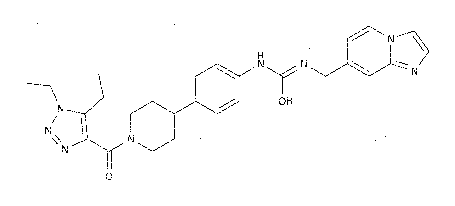
#> input picture Challenge_Bristol_Mayer_Squib/images/mol.png, 455 x 206 px, found by its file name
$ jupyter execute --allow-errors main.ipynb
#> lines starting #> are read from the running program, lines starting #| are printed output that depends on the picture; after the words box and inside, x2 and y2 are one past the last pixel; in counts of white or black regions, pixels touching at a corner belong together
### Challenge_Bristol_Mayer_Squib/improve_quality/quality_imp.py
import cv2
import numpy as np
import pandas as pd
from matplotlib import pyplot as plt


def quality_imp(img, tupel):

    kernel = np.ones(tupel, np.uint8)
    erosion = cv2.erode(img,kernel,iterations=1)

    return erosion

### Challenge_Bristol_Mayer_Squib/object_detection/object_detection.py
import cv2
import numpy as np
from matplotlib import pyplot as plt
from PIL import Image

def fill_rings(im):

    gray = cv2.cvtColor(im, cv2.COLOR_BGR2GRAY)
    blurred = cv2.GaussianBlur(gray, (5, 5), 0)
    vcnts, thresh = cv2.threshold(blurred, 60, 255, cv2.THRESH_BINARY_INV)

    contours, hierarchy = cv2.findContours(thresh, cv2.RETR_EXTERNAL,cv2.CHAIN_APPROX_SIMPLE)

    canvas = np.ones(gray.shape, np.uint8)

    for cnt in contours:
        cv2.drawContours(canvas, [cnt], -1, (0, 0, 255),-1)

    # remove the contours from the image and show the resulting images
    img = cv2.bitwise_and(im, im, mask=canvas)

    return img


def get_ring_coordinates(img):

    kernel = np.ones((14,14), np.uint8)
    img = cv2.morphologyEx(img, cv2.MORPH_CLOSE, kernel, iterations=1)

    gray = cv2.cvtColor(img, cv2.COLOR_BGR2GRAY)
    blurred = cv2.GaussianBlur(gray, (5, 5), 0)

    vcnts, thresh = cv2.threshold(blurred, 90, 255, cv2.THRESH_BINARY_INV)

    contours, hierarchy = cv2.findContours(thresh, cv2.RETR_EXTERNAL,cv2.CHAIN_APPROX_SIMPLE)

    canvas2 = np.ones(img.shape, np.uint8)

    rings = []
    for cnt in contours:
        for i in range(1,5):
            p = i/100
            approx = cv2.approxPolyDP(cnt,p*cv2.arcLength(cnt,True),True)
            if len(approx)==6:
                cv2.drawContours(canvas2, [cnt], -1, (255, 255, 255),-1)
                rings.append(cnt)
                break

    return rings, canvas2


def get_double_bond_image(img):

    kernel = np.ones((10,10),np.uint8)
    img = cv2.erode(img,kernel,iterations = 1)
    kernel = np.ones((12,12),np.uint8)
    img = cv2.dilate(img,kernel,iterations = 1)

    gray = cv2.cvtColor(img, cv2.COLOR_BGR2GRAY)
    blurred = cv2.GaussianBlur(gray, (5, 5), 0)

    vcnts, thresh = cv2.threshold(blurred, 250, 255, cv2.THRESH_BINARY_INV)

    contours, hierarchy = cv2.findContours(thresh, cv2.RETR_EXTERNAL,cv2.CHAIN_APPROX_SIMPLE)

    mask = np.ones(img.shape, np.uint8)

    for cnt in contours:
        cv2.drawContours(mask, [cnt], -1, (255, 255, 255),-1)

    mask = 255-mask
    return mask


def get_d_bond_and_letter_coordinates(mask):

    font = cv2.FONT_HERSHEY_COMPLEX
    img = mask

    gray = cv2.cvtColor(img, cv2.COLOR_BGR2GRAY)
    blurred = cv2.GaussianBlur(gray, (5, 5), 0)

    vcnts, thresh = cv2.threshold(blurred, 40, 255, cv2.THRESH_BINARY_INV)

    contours, hierarchy = cv2.findContours(thresh, cv2.RETR_EXTERNAL,cv2.CHAIN_APPROX_SIMPLE)

    i = 0
    w_sum = 0.0
    h_sum = 0.0
    for cnt in contours:
        approx = cv2.approxPolyDP(cnt, 0.03*cv2.arcLength(cnt, True), True)
        (x, y, w, h) = cv2.boundingRect(approx)
        w_sum += w
        h_sum += h
        i+=1

    w_avg = w_sum/i
    h_avg = h_sum/i

    letters = []
    d_bond = []
    for cnt in contours:
        approx = cv2.approxPolyDP(cnt, 0.02*cv2.arcLength(cnt, True), True)
        cv2.drawContours(img, [approx], 0, (0), 1)

        (x, y, w, h) = cv2.boundingRect(approx)
        ar = w / float(h)

        # No important point
        if w <= 1.2*w_avg and w <= 0.1*w_avg and h <= 1.2*h_avg and h <= 0.1*h_avg:
            continue

        # Is a letter
        if w <= 1.2*w_avg and h <= 1.2*h_avg:
            cv2.putText(img, "z", (x, y), font, 1, (0))
            letters.append(cnt)

        # is a double bond
        else:
            cv2.putText(img, "b", (x, y), font, 1, (0))
            d_bond.append(cnt)

    return img, letters, d_bond

### Challenge_Bristol_Mayer_Squib/main.ipynb
[cell 1]
import numpy as np
import cv2
from improve_quality.quality_imp import quality_imp
from object_detection.object_detection import (
    fill_rings,
    get_ring_coordinates,
    get_double_bond_image,
    get_d_bond_and_letter_coordinates
)
from matplotlib import pyplot as plt

[cell 2]
# improve image quality
image = cv2.imread("mol.png")
#> image is the input picture: shape (206, 455, 3); 99% white; black in thin lines or dots, all inside (x1, y1, x2, y2) = (27, 23, 429, 180)

qual_img = quality_imp(image, (6,6))
#> in quality_imp, `erosion = cv2.erode(img,kernel,iterations=1)`:
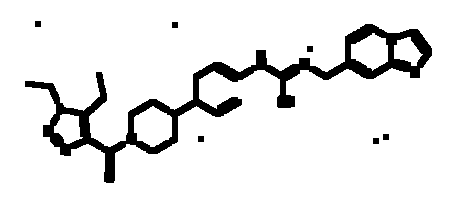
#> erosion: shape (206, 455, 3); 91% white; 7 black regions, largest, box (x1, y1, x2, y2) and area: (25, 24, 432, 183) 8184, (35, 21, 41, 27) 36, (172, 22, 178, 28) 36

# fill rings
img2 = fill_rings(qual_img)
#> in fill_rings, `vcnts, thresh = cv2.threshold(blurred, 60, 255, cv2.THRESH_BINARY_INV)`:
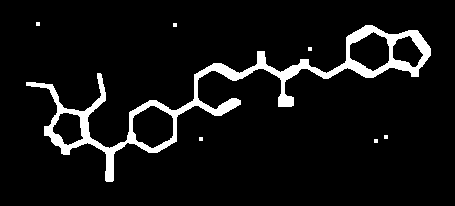
#> thresh: shape (206, 455); 7.1% white; 7 white regions (6 under 20 px)
#> in fill_rings, `contours, hierarchy = cv2.findContours(thresh, cv2.RETR_EXTERNAL,cv2.C..`: contours = 7 contours, 6 with area under 20; largest, box (x1, y1, x2, y2) and area: (26, 25, 431, 182) 9370
#> the loop in fill_rings, `for cnt in contours:` made 7 passes
#> cnt on passes 1, 2, 3, 4, 6, 7: [[374, 139], [374, 142], [377, 142], [377, 139]], [[199, 137], [199, 140], [202, 140], [202, 137]], [[384, 135], [384, 138], [387, 138], [387, 135]], [[308, 47], [308, 50], [311, 50], [311, 47]], [[173, 23], [173, 26], [176, 26], [176, 23]], [[36, 22], [36, 25], [39, 25], [39, 22]]
#> after the loop in fill_rings, `for cnt in contours:`:
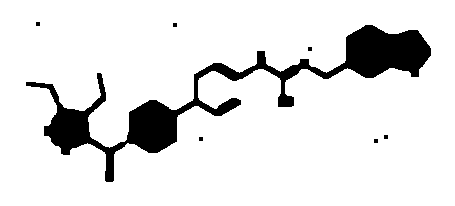
#> canvas: shape (206, 455); values 0 (black) and 1 (white), 89.2% white; 7 black regions (6 under 20 px), largest, box (x1, y1, x2, y2) and area: (26, 25, 431, 182) 10065
#> in fill_rings, `img = cv2.bitwise_and(im, im, mask=canvas)`: img: shape (206, 455, 3); 87.6% white; 7 black regions, largest, box (x1, y1, x2, y2) and area: (25, 24, 432, 183) 11380, (35, 21, 41, 27) 36, (172, 22, 178, 28) 36

rings, img_rings = get_ring_coordinates(img2)
#> in get_ring_coordinates, `img = cv2.morphologyEx(img, cv2.MORPH_CLOSE, kernel, iterations=1)`:
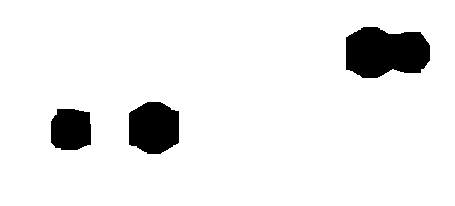
#> img: shape (206, 455, 3); 92.5% white; 3 black regions, box (x1, y1, x2, y2) and area: (346, 27, 430, 78) 3421, (129, 102, 179, 154) 2185, (51, 109, 91, 150) 1465
#> in get_ring_coordinates, `vcnts, thresh = cv2.threshold(blurred, 90, 255, cv2.THRESH_BINARY_INV)`: thresh: shape (206, 455); 7.4% white; 3 white regions
#> in get_ring_coordinates, `contours, hierarchy = cv2.findContours(thresh, cv2.RETR_EXTERNAL,cv2.C..`: contours = 3 contours; box (x1, y1, x2, y2) and area: (346, 27, 430, 78) 3264, (129, 102, 179, 154) 2070, (51, 109, 91, 150) 1372
#> the loop in get_ring_coordinates, `for cnt in contours:` made 3 passes
#> after the loop in get_ring_coordinates, `for cnt in contours:`: canvas2: shape (206, 455, 3); values 1 (black) and 255 (white), 7.4% white; 3 white regions
#> after the loop in get_ring_coordinates, `for cnt in contours:`: rings has the same summary as contours
#> rings has the same summary as contours in get_ring_coordinates
#print(rings)

# double_bonds image
img = image.copy()
mask = get_double_bond_image(img)
#> in get_double_bond_image, `img = cv2.erode(img,kernel,iterations = 1)`: img: shape (206, 455, 3); 85.5% white; 6 black regions, box (x1, y1, x2, y2) and area: (23, 22, 434, 185) 12960, (371, 132, 391, 146) 200, (33, 19, 43, 29) 100, (170, 20, 180, 30) 100, (305, 44, 315, 54) 100, (196, 134, 206, 144) 100
#> in get_double_bond_image, `img = cv2.dilate(img,kernel,iterations = 1)`: img: shape (206, 455, 3); 99.2% white; 21 black regions (6 under 20 px), largest, box (x1, y1, x2, y2) and area: (108, 150, 112, 180) 90, (83, 114, 88, 142) 86, (410, 33, 429, 58) 72
#> in get_double_bond_image, `vcnts, thresh = cv2.threshold(blurred, 250, 255, cv2.THRESH_BINARY_INV)`:
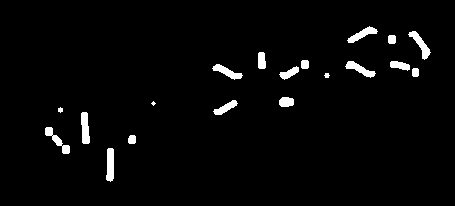
#> thresh: shape (206, 455); 2.7% white; 19 white regions (1 under 20 px)
#> in get_double_bond_image, `contours, hierarchy = cv2.findContours(thresh, cv2.RETR_EXTERNAL,cv2.C..`: contours = 19 contours, 3 with area under 20; largest, box (x1, y1, x2, y2) and area: (106, 148, 114, 182) 196, (408, 31, 431, 60) 191, (81, 112, 90, 144) 190, (345, 61, 376, 78) 174, (45, 127, 70, 154) 172
#> the loop in get_double_bond_image, `for cnt in contours:` made 19 passes
#> cnt on pass 6: [[153, 101], [151, 103], [153, 105], [155, 103]]
#> after the loop in get_double_bond_image, `for cnt in contours:`: mask: shape (206, 455, 3); values 1 (black) and 255 (white), 2.7% white; 19 white regions (1 under 20 px), largest, box (x1, y1, x2, y2) and area: (106, 148, 114, 182) 233, (81, 112, 90, 144) 227, (408, 31, 431, 60) 225

img, letters, double_bond = get_d_bond_and_letter_coordinates(mask)
#> in get_d_bond_and_letter_coordinates, `font = cv2.FONT_HERSHEY_COMPLEX`: font = 3
#> in get_d_bond_and_letter_coordinates, `blurred = cv2.GaussianBlur(gray, (5, 5), 0)`:
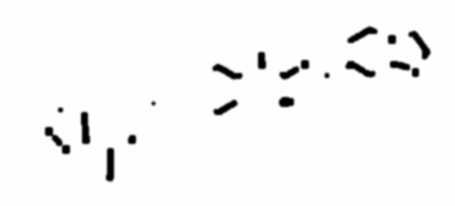
#> blurred: shape (206, 455); min 0, max 254, mean 247.2
#> in get_d_bond_and_letter_coordinates, `vcnts, thresh = cv2.threshold(blurred, 40, 255, cv2.THRESH_BINARY_INV)`:
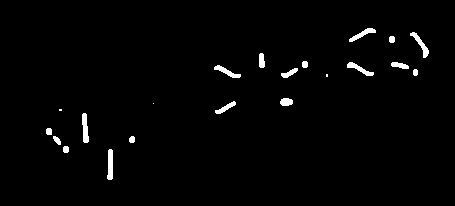
#> thresh: shape (206, 455); 1.7% white; 21 white regions (3 under 20 px)
#> in get_d_bond_and_letter_coordinates, `contours, hierarchy = cv2.findContours(thresh, cv2.RETR_EXTERNAL,cv2.C..`: contours = 21 contours, 3 with area under 20; largest, box (x1, y1, x2, y2) and area: (107, 149, 113, 180) 122, (82, 113, 89, 143) 120, (410, 32, 429, 58) 115, (347, 62, 374, 76) 102, (349, 28, 376, 42) 101
#> the loop in get_d_bond_and_letter_coordinates, `for cnt in contours:` made 21 passes
#> (x, y, w, h, w_sum, h_sum) on passes 2, 3, 4, 5, 8, 9, 10, 12, 13, 15, 16, 17: (63, 146, 6, 7, 12, 38), (129, 136, 6, 7, 18, 45), (53, 136, 8, 9, 26, 54), (46, 128, 6, 7, 32, 61), (153, 103, 1, 1, 41, 94), (215, 101, 21, 13, 62, 107), (280, 98, 13, 8, 75, 115), (413, 69, 5, 7, 82, 125), (281, 68, 17, 10, 99, 135), (391, 63, 18, 6, 144, 154), (347, 62, 27, 14, 171, 168), (302, 61, 6, 7, 177, 175)
#> (approx, x, y, w, h, w_sum, h_sum) on passes 1, 6, 7, 11, 14, 18: ([[109, 149], [107, 178], [111, 179], [112, 150]], 107, 149, 6, 31, 6, 31), ([[83, 113], [83, 141], [87, 142], [86, 114]], 83, 113, 5, 30, 37, 91), ([[59, 109], [59, 110], [61, 110], [61, 109]], 59, 109, 3, 2, 40, 93), ([[326, 74], [326, 76], [327, 76], [327, 74]], 326, 74, 2, 3, 77, 118), ([[214, 67], [232, 77], [240, 76], [219, 65]], 214, 65, 27, 13, 126, 148), ([[260, 53], [259, 66], [263, 67], [263, 54]], 259, 53, 5, 15, 182, 190)
#> after the loop in get_d_bond_and_letter_coordinates, `for cnt in contours:`: h_sum = 236; i = 21; w_sum = 233
#> in get_d_bond_and_letter_coordinates, `w_avg = w_sum/i`: w_avg = 11.1
#> in get_d_bond_and_letter_coordinates, `h_avg = h_sum/i`: h_avg = 11.24
#> the loop in get_d_bond_and_letter_coordinates, `for cnt in contours:` made 21 passes
#> (x, y, w, h, ar) on passes 2, 3, 4, 5, 8, 9, 10, 12, 13, 14, 15, 16: (63, 146, 6, 7, 0.857), (129, 136, 6, 7, 0.857), (53, 136, 8, 9, 0.889), (46, 128, 6, 7, 0.857), (153, 103, 1, 1, 1), (215, 101, 21, 13, 1.62), (280, 98, 13, 8, 1.62), (413, 69, 5, 7, 0.714), (281, 68, 17, 10, 1.7), (214, 65, 27, 13, 2.08), (391, 62, 18, 7, 2.57), (347, 62, 27, 14, 1.93)
#> (approx, x, y, w, h, ar) on passes 1, 6, 7, 11: ([[109, 149], [107, 178], [111, 179], [112, 150]], 107, 149, 6, 31, 0.194), ([[83, 113], [83, 141], [87, 142], [86, 114]], 83, 113, 5, 30, 0.167), ([[59, 109], [59, 110], [61, 110], [61, 109]], 59, 109, 3, 2, 1.5), ([[326, 74], [326, 76], [327, 76], [327, 74]], 326, 74, 2, 3, 0.667)
#> after the loop in get_d_bond_and_letter_coordinates, `for cnt in contours:`:
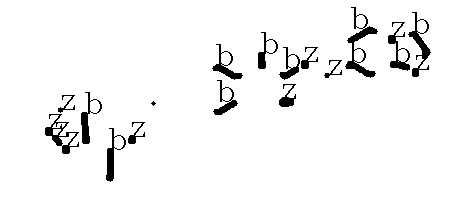
#> img: shape (206, 455, 3); values 0 (black) and 254 (white), 95.8% white; 16 black regions (1 under 20 px)
#> after the loop in get_d_bond_and_letter_coordinates, `for cnt in contours:`: d_bond = 10 contours; largest, box (x1, y1, x2, y2) and area: (107, 149, 113, 180) 122, (82, 113, 89, 143) 120, (410, 32, 429, 58) 115, (347, 62, 374, 76) 102, (349, 28, 376, 42) 101; letters = 10 contours, 2 with area under 20; largest, box (x1, y1, x2, y2) and area: (280, 98, 293, 106) 70, (53, 136, 61, 145) 32, (46, 128, 52, 135) 28, (63, 146, 69, 153) 28, (302, 61, 308, 68) 28, (389, 36, 395, 43) 28, (129, 136, 135, 143) 26, (413, 69, 418, 76) 22
#> double_bond has the same summary as d_bond in get_d_bond_and_letter_coordinates

[cell 3]
img_rings = 255-img_rings
#> img_rings: shape (206, 455, 3); values 0 (black) and 254 (white), 92.6% white; 3 black regions, box (x1, y1, x2, y2) and area: (346, 27, 430, 78) 3373, (129, 102, 179, 154) 2149, (51, 109, 91, 150) 1438
plt.imshow(img_rings)

[cell 4]
plt.imshow(img)

[cell 5]
img = cv2.erode(mask,np.ones((3,3),np.uint8),iterations = 1)
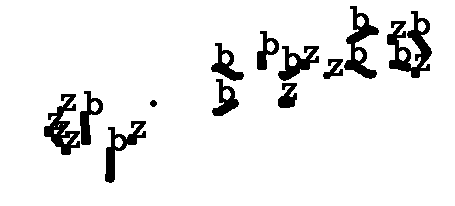
#> img: shape (206, 455, 3); values 0 (black) and 254 (white), 92.4% white; 12 black regions, largest, box (x1, y1, x2, y2) and area: (387, 11, 432, 78) 1358, (344, 6, 379, 79) 985, (44, 94, 80, 155) 959
img_with_only_lines = image + (254-img_rings) +(254-img)

img_with_only_lines = cv2.erode(img_with_only_lines,np.ones((8,8),np.uint8),iterations = 1)
img_with_only_lines = cv2.dilate(img_with_only_lines,np.ones((4,4),np.uint8),iterations = 1)
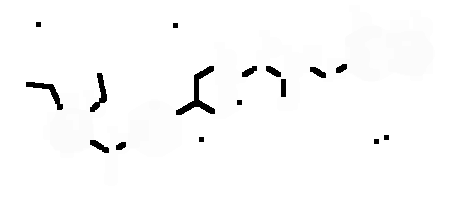
#> img_with_only_lines: shape (206, 455, 3); min 0, max 255, mean 249.6

plt.imshow(img_with_only_lines)

[cell 6]
from pytesseract import Output
import pytesseract
import argparse
import cv2


pytesseract.pytesseract.tesseract_cmd = r'C:\Program Files (x86)\pytesseract\tesseract.exe'

img = cv2.imread("mol.png")
#> (the rest of this cell did not finish here and is left out)
